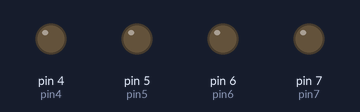
A sketch run on a simulated Arduino Uno, built with avr-gcc and run on an emulated ATmega328P. On the bench: output pins drawn as LEDs (lit = HIGH).

Above: at 0.5 s.
At 2.5 s:
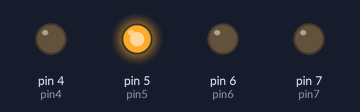
At 4.5 s:
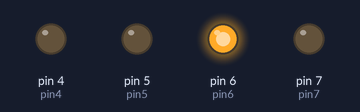
At 8.5 s:
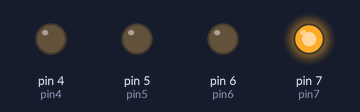
At 12.5 s:
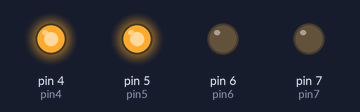
At 17.5 s:
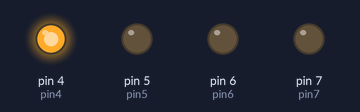
Timing chart, 0 to 18.4 s (numbered marks = the images above):
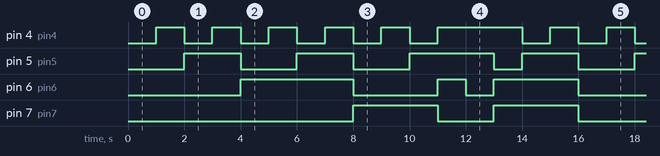

Measured:
- by itself, pin 4 (pin4): repeats every 16.0 s: 4 × (LOW 1.0 s, HIGH 1.0 s), LOW 1.0 s, HIGH 3.0 s, 2 × (LOW 1.0 s, HIGH 1.0 s)
- by itself, pin 5 (pin5): repeats every 16.0 s: LOW 2.0 s, HIGH 2.0 s, LOW 2.0 s, HIGH 3.0 s, LOW 1.0 s, HIGH 2.0 s, LOW 2.0 s, HIGH 2.0 s
- by itself, pin 6 (pin6): LOW → HIGH at 4.0 s, → LOW 4.0 s later, → HIGH 3.0 s later, → LOW 1.0 s later, … (13 changes in this stretch)
- by itself, pin 7 (pin7): LOW → HIGH at 8.0 s, → LOW 3.0 s later, → HIGH 2.0 s later, → LOW 3.0 s later, … (8 changes in this stretch)

The sketch:

BareMinimum.ino
```cpp
int pin4 = 4;
int pin5 = 5;
int pin6 = 6;
int pin7 = 7;

int delayTime = 1000;

void setup() {
  // put your setup code here, to run once:
  pinMode(pin4,OUTPUT);
  pinMode(pin5,OUTPUT);
  pinMode(pin6,OUTPUT);
  pinMode(pin7,OUTPUT);
}

void loop() {
  // put your main code here, to run repeatedly:

  // count 0
  digitalWrite(pin4,LOW);
  digitalWrite(pin5,LOW);
  digitalWrite(pin6,LOW);
  digitalWrite(pin7,LOW);
  delay(delayTime);

    // count 1
  digitalWrite(pin4,HIGH);
  digitalWrite(pin5,LOW);
  digitalWrite(pin6,LOW);
  digitalWrite(pin7,LOW);
  delay(delayTime);

    // count 2
  digitalWrite(pin4,LOW);
  digitalWrite(pin5,HIGH);
  digitalWrite(pin6,LOW);
  digitalWrite(pin7,LOW);
  delay(delayTime);

      // count 3
  digitalWrite(pin4,HIGH);
  digitalWrite(pin5,HIGH);
  digitalWrite(pin6,LOW);
  digitalWrite(pin7,LOW);
  delay(delayTime);

      // count 4
  digitalWrite(pin4,LOW);
  digitalWrite(pin5,LOW);
  digitalWrite(pin6,HIGH);
  digitalWrite(pin7,LOW);
  delay(delayTime);

      // count 5
  digitalWrite(pin4,HIGH);
  digitalWrite(pin5,LOW);
  digitalWrite(pin6,HIGH);
  digitalWrite(pin7,LOW);
  delay(delayTime);

      // count 6
  digitalWrite(pin4,LOW);
  digitalWrite(pin5,HIGH);
  digitalWrite(pin6,HIGH);
  digitalWrite(pin7,LOW);
  delay(delayTime);

      // count 7
  digitalWrite(pin4,HIGH);
  digitalWrite(pin5,HIGH);
  digitalWrite(pin6,HIGH);
  digitalWrite(pin7,LOW);
  delay(delayTime);

      // count 8
  digitalWrite(pin4,LOW);
  digitalWrite(pin5,LOW);
  digitalWrite(pin6,LOW);
  digitalWrite(pin7,HIGH);
  delay(delayTime);

      // count 9
  digitalWrite(pin4,HIGH);
  digitalWrite(pin5,LOW);
  digitalWrite(pin6,LOW);
  digitalWrite(pin7,HIGH);
  delay(delayTime);

      // count 10
  digitalWrite(pin4,LOW);
  digitalWrite(pin5,HIGH);
  digitalWrite(pin6,LOW);
  digitalWrite(pin7,HIGH);
  delay(delayTime);

      // count 11
  digitalWrite(pin4,HIGH);
  digitalWrite(pin5,HIGH);
  digitalWrite(pin6,HIGH);
  digitalWrite(pin7,LOW);
  delay(delayTime);

      // count 12
  digitalWrite(pin4,HIGH);
  digitalWrite(pin5,HIGH);
  digitalWrite(pin6,LOW);
  digitalWrite(pin7,LOW);
  delay(delayTime);

      // count 13
  digitalWrite(pin4,HIGH);
  digitalWrite(pin5,LOW);
  digitalWrite(pin6,HIGH);
  digitalWrite(pin7,HIGH);
  delay(delayTime);

      // count 14
  digitalWrite(pin4,LOW);
  digitalWrite(pin5,HIGH);
  digitalWrite(pin6,HIGH);
  digitalWrite(pin7,HIGH);
  delay(delayTime);

      // count 15
  digitalWrite(pin4,HIGH);
  digitalWrite(pin5,HIGH);
  digitalWrite(pin6,HIGH);
  digitalWrite(pin7,HIGH);
  delay(delayTime);


}
```
